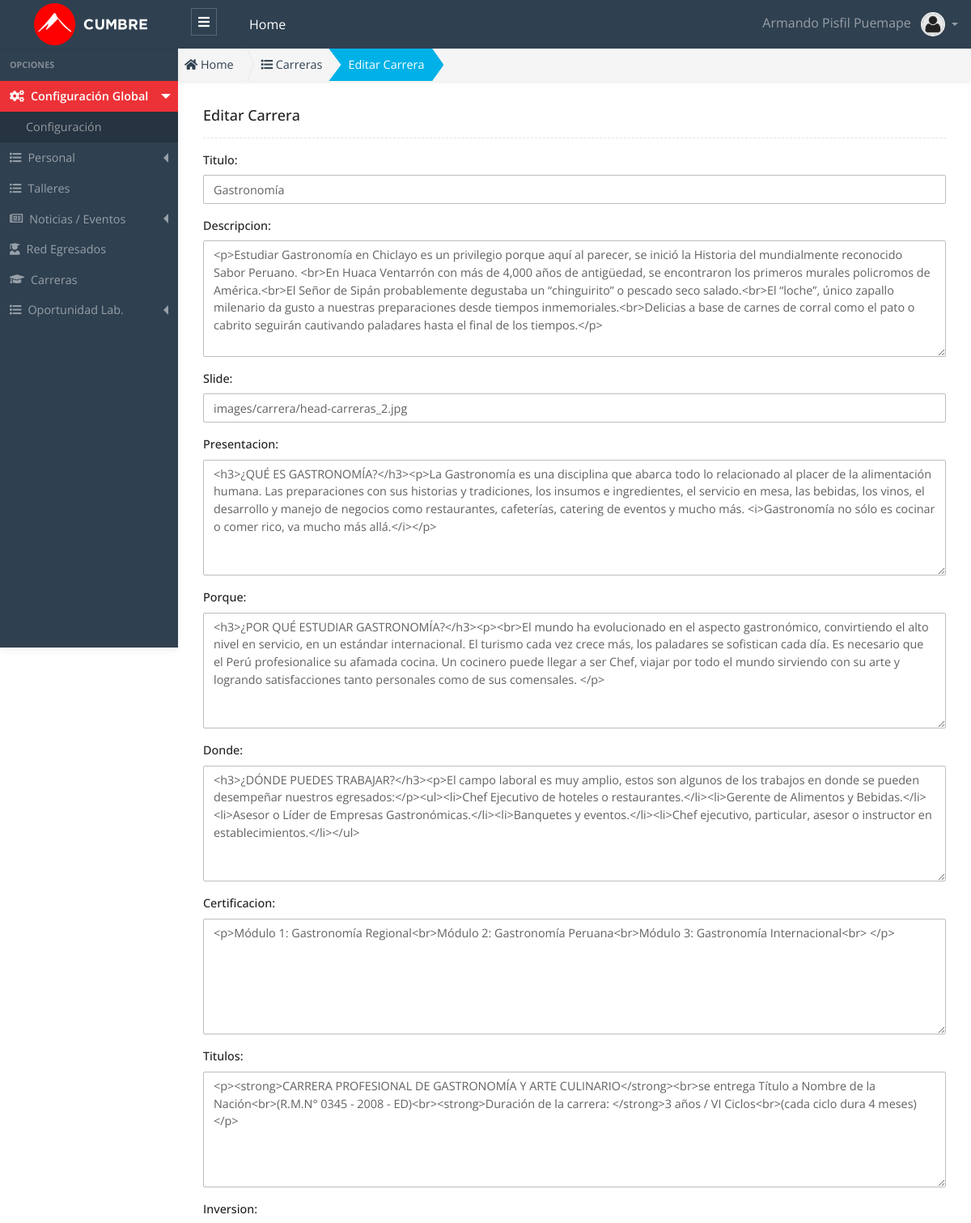
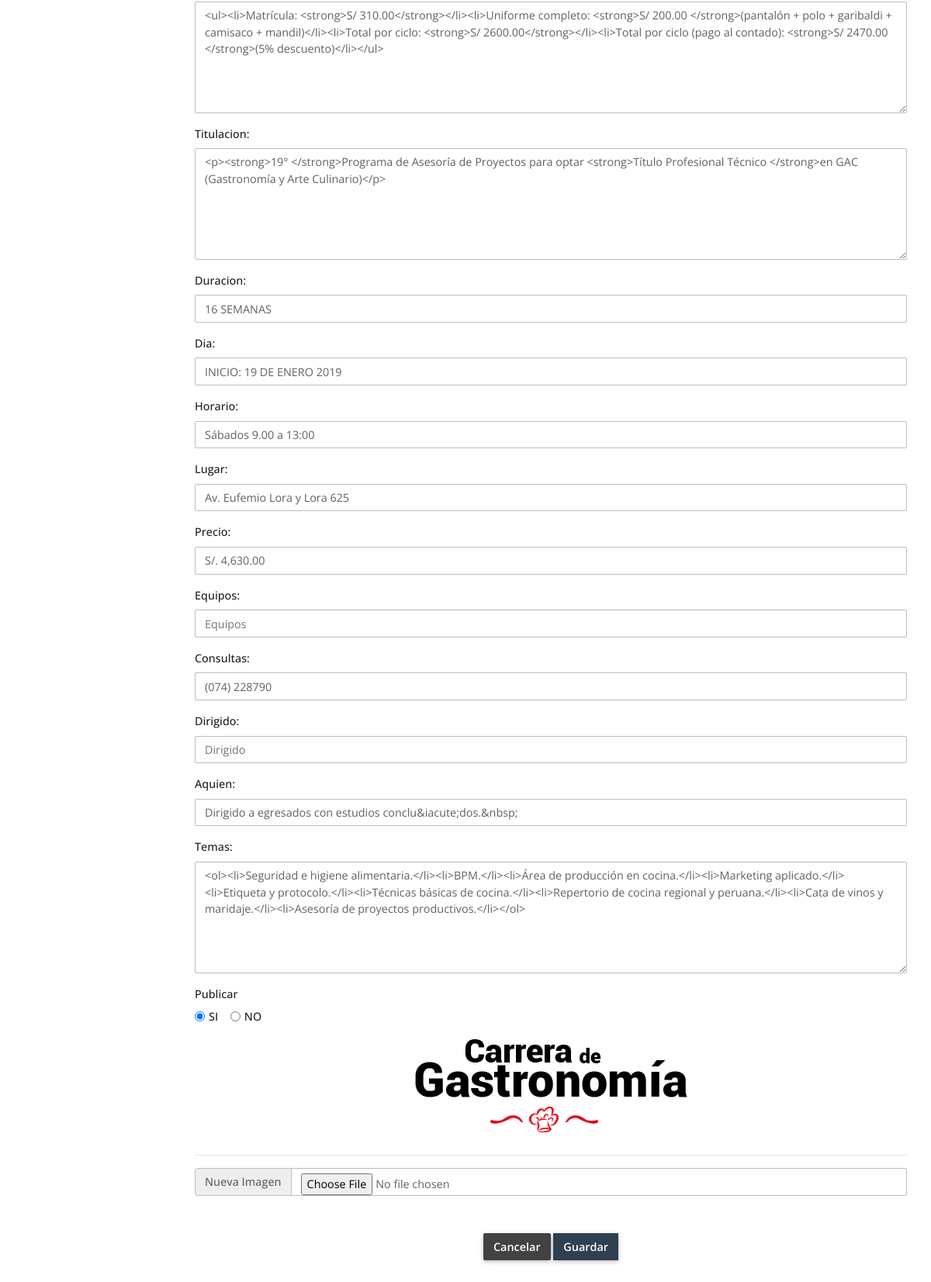
Page /public/admin/carrera/editar.php?id=1 (signed in) on the committed database (2 pictures, top to bottom).
### tables this page shows
CREATE TABLE `carrera` (
  `id` int(11) unsigned NOT NULL AUTO_INCREMENT,
  `titulo` varchar(75) DEFAULT NULL,
  `descripcion` text NOT NULL,
  `slide` varchar(75) DEFAULT NULL,
  `imagen` varchar(75) NOT NULL,
  `presentacion` text NOT NULL,
  `porque` text NOT NULL,
  `donde` text NOT NULL,
  `certificacion` text NOT NULL,
  `titulos` text NOT NULL,
  `inversion` text NOT NULL,
  `titulacion` text NOT NULL,
  `duracion` text NOT NULL,
  `dia` text,
  `horario` text,
  `lugar` text,
  `precio` text,
  `equipos` text,
  `consultas` text,
  `dirigido` text,
  `aquien` text,
  `temas` text,
  `url` varchar(200) DEFAULT NULL,
  `item` int(11) unsigned NOT NULL DEFAULT '0',
  `publicar` char(1) DEFAULT 'S',
  `estado` tinyint(1) NOT NULL DEFAULT '1',
  `created_up` timestamp NOT NULL DEFAULT CURRENT_TIMESTAMP ON UPDATE CURRENT_TIMESTAMP,
  PRIMARY KEY (`id`) USING BTREE
);

### public/app/autoload.php (called while the page is built, shortened)
<?php
	function loadModelFiles($file_name){
		$fullpath = APP.'models'.DS. $file_name . '.php' ;
	}
	function loadBeanFiles($file_name){
		$fullpath = APP.'beans'.DS. $file_name . '.php' ;
	}
	function loadControllerFiles($file_name){
		$fullpath = APP.'controllers'.DS. $file_name . '.php' ;
	}
	function loadHelperFiles($file_name){
		$fullpath = APP.'helpers'.DS. $file_name . '.php' ;
	}
	function loadAuthFiles($file_name){
		$fullpath = APP.'auth'.DS. $file_name . '.php' ;
	}
	function loadDataBaseFiles($file_name){
		$fullpath = APP.'database'.DS. $file_name . '.php' ;
	}

### public/app/controllers/CarreraController.php (called while the page is built, shortened)
<?php
 class CarreraController
{
  public function find($id)
  {
    try
    {
      $carrera  = new Carrera();
      $bean_carrera = new BeanCarrera();
      $bean_carrera->setId($id);
      $data = $carrera->find( $bean_carrera) ;
      return $data;
    }
    catch (Exception $e)
    {
      throw new Exception($e->getMessage());
    }
  }
}

### public/app/helpers/Validation.php (called while the page is built)
<?php
class Validation {
	static public function validate($cadena){
		$cadena = htmlspecialchars($cadena);
		$cadena = trim($cadena);
		$cadena = stripslashes($cadena);
		$cadena = nl2br($cadena);
		return $cadena;
	}
}

### public/app/beans/BeanCarrera.php (called while the page is built, shortened)
<?php
class BeanCarrera{
    private $id;
    public function setId($id_)
    {
        $this->id = Validation::validate( $id_ );
    }
    public function getId()
    {
        return $this->id;
    }
}

### public/app/models/Carrera.php (called while the page is built, shortened)
<?php
class Carrera extends Connection {
  public function __construct($cnx  = null)
  {
    $this->conn = $cnx;
  }
  public function find($bean_carrera)
  {
    try{
      $id = $bean_carrera->getId();
      $this->query = "SELECT * FROM carrera WHERE id = '$id' LIMIT 1; ";
      $this->executeFind();
      $data = $this->rows ;
      return $data;
    }catch(exception $e){
      throw new Exception($e->getMessage());
    }
  }
}

### public/app/database/Connection.php (called while the page is built, shortened)
<?php
Class Connection
{
  protected $db_host   = 'localhost';
  protected $db_user   = 'root';
  protected $db_pass   = '';
  protected $db_name   = 'escuelac_w_ne16';
  protected $db_port   = '3306';
  protected $db_driver = 'mysql';
  protected $query  = '';
  protected $rows   = array();
  protected $conn   = null  ;
  private function openConnection()
  {
    $str_conn = $this->db_driver.":host=".$this->db_host.";port=".$this->db_port.";dbname=" .$this->db_name;
    $this->conn = new PDO($str_conn,$this->db_user,$this->db_pass);
    $this->conn->setAttribute(PDO::ATTR_ERRMODE, PDO::ERRMODE_EXCEPTION);
    $this->conn->query("SET NAMES 'utf8'");
    return $this->conn ;
  }
  protected function executeQuery()
  {
    $rows = array();
    if( $this->conn == null )
    {
      $this->openConnection();
    }
    $stm = $this->conn->prepare($this->query);
    $this->status = $stm->execute() ;
    if($this->status)
    {
      $column_count = $stm->columnCount() ;
      if ($column_count > 0)
      {
        $rows  = $stm->fetchAll(PDO::FETCH_ASSOC) ;
      }
    }
    $this->rows =  $rows ;
  }
  protected function executeFind()
  {
    try{
      $this->executeQuery();
      if(count($this->rows) == 1 )
      {
        $this->rows = $this->rows[0] ;
      }
    }catch(exception $e){
      throw new Exception($e->getMessage());
    }
  }
}

### public/admin/carrera/editar.php (the view, shortened to what this page needs)
<?php
  $id = !empty($_GET["id"]) ? $_GET["id"] : 0;
  require_once "../../app/autoload.php";
  $carrera_controller = new CarreraController();
  $carrera = $carrera_controller->find($id);
  $publicar = trim($carrera["publicar"]);
  $si = "";
  $no = "";
  if ($publicar == "S") {
      $si = "checked='checked'";
  } elseif ($publicar == "N") {
      $no = "checked='checked'";
  }
  $title_page = "Carrera";
?>
<!DOCTYPE html>
<html lang="es">
<head>
  <?php
    require_once "../layout/head_links.phtml";
  ?>
</head>
<body>
  <?php require "../layout/header.phtml"; ?>
  <div class="app-wrap">
    <?php require_once "../layout/sidebar.phtml";?>
    <main role="main" class="main">
      <nav class="full-content" aria-label="breadcrumb">
        <ol class="breadcrumb breadcrumb-shape shadow-sm radius-0">
          <li class="breadcrumb-item">
            <a href="admin">
              <i class="fas fa-home"></i> Home
            </a>
          </li>
          <li class="breadcrumb-item">
            <a href="admin/carrera/carrera.php">
              <i class="fas fa-list"></i>
              <?php echo $title_page ;?>s
            </a>
          </li>
          <li class="breadcrumb-item active bg-info text-white" aria-current="page">
            Editar <?php echo $title_page; ?>
          </li>
        </ol>
      </nav>
      <div class="container py-2 py-md-3">
        <div class="row">
          <div class="col-12">
            <h5 class="page-header-title">Editar <?php echo $title_page; ?> </h5>
            <hr class="hr dashed">
          </div>
        </div>
        <div class="row">
          <div class="col-12">
            <form action="admin/carrera/update.php" method="POST" enctype="multipart/form-data">
              <div class="row">
              <div class="col-md-12">
                <div class="form-group">
                  <label for="titulo">Titulo: </label>
                  <input type="text" class="form-control" name="titulo" id="titulo" placeholder="Titulo" value="<?php echo $carrera['titulo']; ?>">
                </div>
              </div>
              <div class="col-md-12">
                <div class="form-group">
                  <label for="descripcion">Descripcion: </label>
                  <textarea class="form-control ckeditor" name="descripcion" id="descripcion" placeholder="Descripcion" cols="30" rows="6"><?php echo htmlspecialchars_decode($carrera['descripcion']); ?></textarea>
                </div>
              </div>
              <div class="col-md-12">
                <div class="form-group">
                  <label for="slide">Slide: </label>
                  <input type="text" class="form-control" name="slide" id="slide" placeholder="Slide" value="<?php echo $carrera['slide']; ?>">
                </div>
              </div>
              <div class="col-md-12">
                <div class="form-group">
                  <label for="presentacion">Presentacion: </label>
                  <textarea class="form-control ckeditor" name="presentacion" id="presentacion" placeholder="Presentacion" cols="30" rows="6"><?php echo htmlspecialchars_decode($carrera['presentacion']); ?></textarea>
                </div>
              </div>
              <div class="col-md-12">
                <div class="form-group">
                  <label for="porque">Porque: </label>
                  <textarea class="form-control ckeditor" name="porque" id="porque" placeholder="Porque" cols="30" rows="6"><?php echo htmlspecialchars_decode($carrera['porque']); ?></textarea>
                </div>
              </div>
              <div class="col-md-12">
                <div class="form-group">
                  <label for="donde">Donde: </label>
                  <textarea class="form-control ckeditor" name="donde" id="donde" placeholder="Donde" cols="30" rows="6"><?php echo htmlspecialchars_decode($carrera['donde']); ?></textarea>
                </div>
              </div>
              <div class="col-md-12">
                <div class="form-group">
                  <label for="certificacion">Certificacion: </label>
                  <textarea class="form-control ckeditor" name="certificacion" id="certificacion" placeholder="Certificacion" cols="30" rows="6"><?php echo htmlspecialchars_decode($carrera['certificacion']); ?></textarea>
                </div>
              </div>
              <div class="col-md-12">
                <div class="form-group">
                  <label for="titulos">Titulos: </label>
                  <textarea class="form-control ckeditor" name="titulos" id="titulos" placeholder="Titulos" cols="30" rows="6"><?php echo htmlspecialchars_decode($carrera['titulos']); ?></textarea>
                </div>
              </div>
              <div class="col-md-12">
                <div class="form-group">
                  <label for="inversion">Inversion: </label>
                  <textarea class="form-control ckeditor" name="inversion" id="inversion" placeholder="Inversion" cols="30" rows="6"><?php echo htmlspecialchars_decode($carrera['inversion']); ?></textarea>
                </div>
              </div>
              <div class="col-md-12">
                <div class="form-group">
                  <label for="titulacion">Titulacion: </label>
                  <textarea class="form-control ckeditor" name="titulacion" id="titulacion" placeholder="Titulacion" cols="30" rows="6"><?php echo htmlspecialchars_decode($carrera['titulacion']); ?></textarea>
                </div>
              </div>
              <div class="col-md-12">
                <div class="form-group">
                  <label for="duracion">Duracion: </label>
                  <input type="text" class="form-control" name="duracion" id="duracion" placeholder="Duracion" value="<?php echo $carrera['duracion']; ?>">
                </div>
              </div>
              <div class="col-md-12">
                <div class="form-group">
                  <label for="dia">Dia: </label>
                  <input type="text" class="form-control" name="dia" id="dia" placeholder="Dia" value="<?php echo $carrera['dia']; ?>">
                </div>
              </div>
              <div class="col-md-12">
                <div class="form-group">
                  <label for="horario">Horario: </label>
                  <input type="text" class="form-control" name="horario" id="horario" placeholder="Horario" value="<?php echo $carrera['horario']; ?>">
                </div>
              </div>
              <div class="col-md-12">
                <div class="form-group">
                  <label for="lugar">Lugar: </label>
                  <input type="text" class="form-control" name="lugar" id="lugar" placeholder="Lugar" value="<?php echo $carrera['lugar']; ?>">
                </div>
              </div>
              <div class="col-md-12">
                <div class="form-group">
                  <label for="precio">Precio: </label>
                  <input type="text" class="form-control" name="precio" id="precio" placeholder="Precio" value="<?php echo $carrera['precio']; ?>">
                </div>
              </div>
              <div class="col-md-12">
                <div class="form-group">
                  <label for="equipos">Equipos: </label>
                  <input type="text" class="form-control" name="equipos" id="equipos" placeholder="Equipos" value="<?php echo $carrera['equipos']; ?>">
                </div>
              </div>
              <div class="col-md-12">
                <div class="form-group">
                  <label for="consultas">Consultas: </label>
                  <input type="text" class="form-control" name="consultas" id="consultas" placeholder="Consultas" value="<?php echo $carrera['consultas']; ?>">
                </div>
              </div>
              <div class="col-md-12">
                <div class="form-group">
                  <label for="dirigido">Dirigido: </label>
                  <input type="text" class="form-control" name="dirigido" id="dirigido" placeholder="Dirigido" value="<?php echo $carrera['dirigido']; ?>">
                </div>
              </div>
              <div class="col-md-12">
                <div class="form-group">
                  <label for="aquien">Aquien: </label>
                  <input type="text" class="form-control" name="aquien" id="aquien" placeholder="Aquien" value="<?php echo $carrera['aquien']; ?>">
                </div>
              </div>
              <div class="col-md-12">
                <div class="form-group">
                  <label for="temas">Temas: </label>
                  <textarea class="form-control ckeditor" name="temas" id="temas" placeholder="Temas" cols="30" rows="6"><?php echo htmlspecialchars_decode($carrera['temas']); ?></textarea>
                </div>
              </div>
              <div class="col-md-12">
                <div class="form-group">
                  <label for="email" class="d-block">Publicar </label>
                  <div class="form-check form-check-inline">
                    <input class="form-check-input" type="radio" name="publicar" id="si" value="S" <?php echo $si; ?> >
                    <label class="form-check-label" for="si">SI</label>
                  </div>
                  <div class="form-check form-check-inline">
                    <input class="form-check-input" type="radio" name="publicar" id="no" value="N" <?php echo $no; ?> >
                    <label class="form-check-label" for="no">NO</label>
                  </div>
                </div>
              </div>
              <div class="col-md-12 text-center">
                <img src="<?php echo $carrera['imagen'] ?>" class="img-fluid img-view-edit mb-2">
              </div>
                <div class="col-12 mb-3">
                  <hr>
                  <div class="form-group">
                    <div class="input-group mb-2">
                      <div class="input-group-prepend">
                        <label class="input-group-text" for="imagen">Nueva Imagen</label>
                      </div>
                      <input data-file-img="images" type="file" class="form-control" name="imagen" id="imagen" required placeholder="Imagen" accept="image/*">
                    </div>
                  </div>
                </div>
              </div>
              <div class="w-100 text-center">
                <a href="admin/carrera/carrera.php" type="button" class="btn btn-dark ">Cancelar</a>
                <button type="submit" class="btn btn-primary rounded-0  ">Guardar</button>
              </div>
            </form>
          </div>
        </div>
      </div>
    </main>
  </div>
</body>
</html>

### rows in the picture
carrera: titulo "Gastronomía", descripcion "<p>Estudiar Gastronomía en Chiclayo es un privilegio porque aquí al parecer, se inició la Historia del mundialmente reconocido Sabor Peruano. <br>En Huaca Ventarrón con más de 4,000 años de antigüedad, se encontraron los primeros murales policromos de América.<br>El Señor de Sipán probablemente degustaba un “chinguirito” o pescado seco salado.<br>El “loche”, único zapallo milenario da gusto a nuestras preparaciones desde tiempos inmemoriales.<br>Delicias a base de carnes de corral como el pato o cabrito seguirán cautivando paladares hasta el final de los tiempos.</p>", slide "images/carrera/head-carreras_2.jpg", presentacion "<h3>¿QUÉ ES GASTRONOMÍA?</h3><p>La Gastronomía es una disciplina que abarca todo lo relacionado al placer de la alimentación humana. Las preparaciones con sus historias y tradiciones, los insumos e ingredientes, el servicio en mesa, las bebidas, los vinos, el desarrollo y manejo de negocios como restaurantes, cafeterías, catering de eventos y mucho más. <i>Gastronomía no sólo es cocinar o comer rico, va mucho más allá.</i></p>", porque "<h3>¿POR QUÉ ESTUDIAR GASTRONOMÍA?</h3><p><br>El mundo ha evolucionado en el aspecto gastronómico, convirtiendo el alto nivel en servicio, en un estándar internacional. El turismo cada vez crece más, los paladares se sofistican cada día. Es necesario que el Perú profesionalice su afamada cocina. Un cocinero puede llegar a ser Chef, viajar por todo el mundo sirviendo con su arte y logrando satisfacciones tanto personales como de sus comensales. </p>", donde "<h3>¿DÓNDE PUEDES TRABAJAR?</h3><p>El campo laboral es muy amplio, estos son algunos de los trabajos en donde se pueden desempeñar nuestros egresados:</p><ul><li>Chef Ejecutivo de hoteles o restaurantes.</li><li>Gerente de Alimentos y Bebidas.</li><li>Asesor o Líder de Empresas Gastronómicas.</li><li>Banquetes y eventos.</li><li>Chef ejecutivo, particular, asesor o instructor en establecimientos.</li></ul>", certificacion "<p>Módulo 1: Gastronomía Regional<br>Módulo 2: Gastronomía Peruana<br>Módulo 3: Gastronomía Internacional<br> </p>", titulos "<p><strong>CARRERA PROFESIONAL DE GASTRONOMÍA Y ARTE CULINARIO</strong><br>se entrega Título a Nombre de la Nación<br>(R.M.N° 0345 - 2008 - ED)<br><strong>Duración de la carrera: </strong>3 años / VI Ciclos<br>(cada ciclo dura 4 meses)</p>", inversion "<ul><li>Matrícula: <strong>S/ 310.00</strong></li><li>Uniforme completo: <strong>S/ 200.00 </strong>(pantalón + polo + garibaldi + camisaco + mandil)</li><li>Total por ciclo: <strong>S/ 2600.00</strong></li><li>Total por ciclo (pago al contado): <strong>S/ 2470.00 </strong>(5% descuento)</li></ul>", titulacion "<p><strong>19° </strong>Programa de Asesoría de Proyectos para optar <strong>Título Profesional Técnico </strong>en GAC (Gastronomía y Arte Culinario)</p>", duracion "16 SEMANAS", dia "INICIO: 19 DE ENERO 2019", horario "Sábados 9.00 a 13:00", lugar "Av. Eufemio Lora y Lora 625", precio "S/. 4,630.00", consultas "(074) 228790", aquien "Dirigido a egresados con estudios conclu&iacute;dos.&nbsp;", temas "<ol><li>Seguridad e higiene alimentaria.</li><li>BPM.</li><li>Área de producción en cocina.</li><li>Marketing aplicado.</li><li>Etiqueta y protocolo.</li><li>Técnicas básicas de cocina.</li><li>Repertorio de cocina regional y peruana.</li><li>Cata de vinos y maridaje.</li><li>Asesoría de proyectos productivos.</li></ol>", imagen (picture)

### other values in the picture
$_SESSION['USER']['nombre'] "Armando"
$_SESSION['USER']['apellidos'] "Pisfil Puemape"
$title_page "Carrera"
